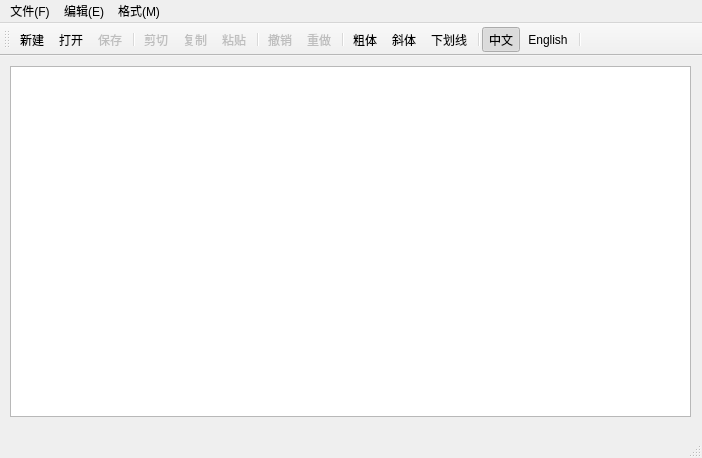
<?xml version="1.0" encoding="UTF-8"?>
<ui version="4.0">
 <class>MainWindow</class>
 <widget class="QMainWindow" name="MainWindow">
  <property name="geometry">
   <rect>
    <x>0</x>
    <y>0</y>
    <width>702</width>
    <height>458</height>
   </rect>
  </property>
  <property name="windowTitle">
   <string>MainWindow</string>
  </property>
  <widget class="QWidget" name="centralwidget">
   <widget class="QPlainTextEdit" name="plainTextEdit">
    <property name="geometry">
     <rect>
      <x>10</x>
      <y>10</y>
      <width>681</width>
      <height>351</height>
     </rect>
    </property>
   </widget>
  </widget>
  <widget class="QMenuBar" name="menubar">
   <property name="geometry">
    <rect>
     <x>0</x>
     <y>0</y>
     <width>702</width>
     <height>21</height>
    </rect>
   </property>
   <widget class="QMenu" name="menu">
    <property name="title">
     <string>文件(F)</string>
    </property>
    <addaction name="actFile_New"/>
    <addaction name="actFile_Open"/>
    <addaction name="actFile_Save"/>
    <addaction name="separator"/>
    <addaction name="actClose"/>
   </widget>
   <widget class="QMenu" name="menu_2">
    <property name="title">
     <string>编辑(E)</string>
    </property>
    <addaction name="actEdit_Cut"/>
    <addaction name="actEdit_Copy"/>
    <addaction name="actEdit_Paste"/>
    <addaction name="separator"/>
    <addaction name="actEdit_Undo"/>
    <addaction name="actEdit_Redo"/>
    <addaction name="separator"/>
    <addaction name="actEdit_SelectAll"/>
    <addaction name="actEdit_Clear"/>
   </widget>
   <widget class="QMenu" name="menu_3">
    <property name="title">
     <string>格式(M)</string>
    </property>
    <widget class="QMenu" name="menu_4">
     <property name="title">
      <string>界面语言</string>
     </property>
     <addaction name="actLang_CN"/>
     <addaction name="actLang_EN"/>
    </widget>
    <addaction name="actFont_Bold"/>
    <addaction name="actFont_Italic"/>
    <addaction name="actFont_UnderLine"/>
    <addaction name="separator"/>
    <addaction name="actSys_ToggleText"/>
    <addaction name="menu_4"/>
   </widget>
   <addaction name="menu"/>
   <addaction name="menu_2"/>
   <addaction name="menu_3"/>
  </widget>
  <widget class="QStatusBar" name="statusbar"/>
  <widget class="QToolBar" name="toolBar">
   <property name="font">
    <font>
     <pointsize>9</pointsize>
    </font>
   </property>
   <property name="windowTitle">
    <string>toolBar</string>
   </property>
   <property name="toolButtonStyle">
    <enum>Qt::ToolButtonStyle::ToolButtonTextUnderIcon</enum>
   </property>
   <attribute name="toolBarArea">
    <enum>TopToolBarArea</enum>
   </attribute>
   <attribute name="toolBarBreak">
    <bool>false</bool>
   </attribute>
   <addaction name="actFile_New"/>
   <addaction name="actFile_Open"/>
   <addaction name="actFile_Save"/>
   <addaction name="separator"/>
   <addaction name="actEdit_Cut"/>
   <addaction name="actEdit_Copy"/>
   <addaction name="actEdit_Paste"/>
   <addaction name="separator"/>
   <addaction name="actEdit_Undo"/>
   <addaction name="actEdit_Redo"/>
   <addaction name="separator"/>
   <addaction name="actFont_Bold"/>
   <addaction name="actFont_Italic"/>
   <addaction name="actFont_UnderLine"/>
   <addaction name="separator"/>
   <addaction name="actLang_CN"/>
   <addaction name="actLang_EN"/>
   <addaction name="separator"/>
  </widget>
  <action name="actEdit_Cut">
   <property name="enabled">
    <bool>false</bool>
   </property>
   <property name="icon">
    <iconset resource="res.qrc">
     <normaloff>:/icons/images/200.bmp</normaloff>:/icons/images/200.bmp</iconset>
   </property>
   <property name="text">
    <string>剪切</string>
   </property>
   <property name="toolTip">
    <string>剪切到粘贴板</string>
   </property>
   <property name="shortcut">
    <string>Ctrl+X</string>
   </property>
  </action>
  <action name="actEdit_Copy">
   <property name="enabled">
    <bool>false</bool>
   </property>
   <property name="icon">
    <iconset resource="res.qrc">
     <normaloff>:/icons/images/202.bmp</normaloff>:/icons/images/202.bmp</iconset>
   </property>
   <property name="text">
    <string>复制</string>
   </property>
   <property name="toolTip">
    <string>复制到粘贴板</string>
   </property>
   <property name="shortcut">
    <string>Ctrl+C</string>
   </property>
  </action>
  <action name="actEdit_Paste">
   <property name="enabled">
    <bool>false</bool>
   </property>
   <property name="icon">
    <iconset resource="res.qrc">
     <normaloff>:/icons/images/204.bmp</normaloff>:/icons/images/204.bmp</iconset>
   </property>
   <property name="text">
    <string>粘贴</string>
   </property>
   <property name="toolTip">
    <string>从粘贴板粘贴</string>
   </property>
   <property name="shortcut">
    <string>Ctrl+V</string>
   </property>
  </action>
  <action name="actFont_Bold">
   <property name="checkable">
    <bool>true</bool>
   </property>
   <property name="icon">
    <iconset resource="res.qrc">
     <normaloff>:/icons/images/500.bmp</normaloff>:/icons/images/500.bmp</iconset>
   </property>
   <property name="text">
    <string>粗体</string>
   </property>
   <property name="toolTip">
    <string>粗体</string>
   </property>
  </action>
  <action name="actFont_Italic">
   <property name="checkable">
    <bool>true</bool>
   </property>
   <property name="icon">
    <iconset resource="res.qrc">
     <normaloff>:/icons/images/502.bmp</normaloff>:/icons/images/502.bmp</iconset>
   </property>
   <property name="text">
    <string>斜体</string>
   </property>
   <property name="toolTip">
    <string>斜体</string>
   </property>
  </action>
  <action name="actFont_UnderLine">
   <property name="checkable">
    <bool>true</bool>
   </property>
   <property name="icon">
    <iconset resource="res.qrc">
     <normaloff>:/icons/images/504.bmp</normaloff>:/icons/images/504.bmp</iconset>
   </property>
   <property name="text">
    <string>下划线</string>
   </property>
   <property name="toolTip">
    <string>下划线</string>
   </property>
  </action>
  <action name="actClose">
   <property name="icon">
    <iconset resource="res.qrc">
     <normaloff>:/icons/images/132.bmp</normaloff>:/icons/images/132.bmp</iconset>
   </property>
   <property name="text">
    <string>关闭</string>
   </property>
   <property name="toolTip">
    <string>关闭本窗口</string>
   </property>
  </action>
  <action name="actEdit_Clear">
   <property name="icon">
    <iconset resource="res.qrc">
     <normaloff>:/icons/images/212.bmp</normaloff>:/icons/images/212.bmp</iconset>
   </property>
   <property name="text">
    <string>清空</string>
   </property>
   <property name="toolTip">
    <string>清空</string>
   </property>
  </action>
  <action name="actEdit_Undo">
   <property name="enabled">
    <bool>false</bool>
   </property>
   <property name="icon">
    <iconset resource="res.qrc">
     <normaloff>:/icons/images/206.bmp</normaloff>:/icons/images/206.bmp</iconset>
   </property>
   <property name="text">
    <string>撤销</string>
   </property>
   <property name="toolTip">
    <string>撤销上次编辑操作</string>
   </property>
   <property name="statusTip">
    <string>撤销上次编辑操作</string>
   </property>
   <property name="shortcut">
    <string>Ctrl+Z</string>
   </property>
  </action>
  <action name="actEdit_Redo">
   <property name="enabled">
    <bool>false</bool>
   </property>
   <property name="icon">
    <iconset resource="res.qrc">
     <normaloff>:/icons/images/208.bmp</normaloff>:/icons/images/208.bmp</iconset>
   </property>
   <property name="text">
    <string>重做</string>
   </property>
   <property name="toolTip">
    <string>重做上次操作</string>
   </property>
   <property name="statusTip">
    <string>重做上次操作</string>
   </property>
   <property name="shortcut">
    <string>Ctrl+Y</string>
   </property>
  </action>
  <action name="actEdit_SelectAll">
   <property name="text">
    <string>全选</string>
   </property>
   <property name="toolTip">
    <string>全选</string>
   </property>
   <property name="shortcut">
    <string>Ctrl+A</string>
   </property>
  </action>
  <action name="actFile_New">
   <property name="icon">
    <iconset resource="res.qrc">
     <normaloff>:/icons/images/100.bmp</normaloff>:/icons/images/100.bmp</iconset>
   </property>
   <property name="text">
    <string>新建</string>
   </property>
   <property name="toolTip">
    <string>新建文件</string>
   </property>
   <property name="statusTip">
    <string>新建一个文件</string>
   </property>
   <property name="shortcut">
    <string>Ctrl+N</string>
   </property>
  </action>
  <action name="actFile_Open">
   <property name="icon">
    <iconset resource="res.qrc">
     <normaloff>:/icons/images/122.bmp</normaloff>:/icons/images/122.bmp</iconset>
   </property>
   <property name="text">
    <string>打开...</string>
   </property>
   <property name="toolTip">
    <string>打开文件</string>
   </property>
   <property name="statusTip">
    <string>打开一个文件</string>
   </property>
   <property name="shortcut">
    <string>Ctrl+O</string>
   </property>
  </action>
  <action name="actFile_Save">
   <property name="enabled">
    <bool>false</bool>
   </property>
   <property name="icon">
    <iconset resource="res.qrc">
     <normaloff>:/icons/images/104.bmp</normaloff>:/icons/images/104.bmp</iconset>
   </property>
   <property name="text">
    <string>保存</string>
   </property>
   <property name="toolTip">
    <string>保存修改</string>
   </property>
   <property name="statusTip">
    <string>没有实际保存文件</string>
   </property>
   <property name="shortcut">
    <string>Ctrl+S</string>
   </property>
  </action>
  <action name="actLang_CN">
   <property name="checkable">
    <bool>true</bool>
   </property>
   <property name="checked">
    <bool>true</bool>
   </property>
   <property name="icon">
    <iconset resource="res.qrc">
     <normaloff>:/icons/images/CN.jpg</normaloff>:/icons/images/CN.jpg</iconset>
   </property>
   <property name="text">
    <string>中文</string>
   </property>
   <property name="toolTip">
    <string>中文界面</string>
   </property>
   <property name="statusTip">
    <string>切换使用汉语界面</string>
   </property>
  </action>
  <action name="actLang_EN">
   <property name="checkable">
    <bool>true</bool>
   </property>
   <property name="icon">
    <iconset resource="res.qrc">
     <normaloff>:/icons/images/timg2.jpg</normaloff>:/icons/images/timg2.jpg</iconset>
   </property>
   <property name="text">
    <string>English</string>
   </property>
   <property name="toolTip">
    <string>English Interface</string>
   </property>
   <property name="statusTip">
    <string>切换使用英语界面</string>
   </property>
  </action>
  <action name="actSys_ToggleText">
   <property name="checkable">
    <bool>true</bool>
   </property>
   <property name="checked">
    <bool>false</bool>
   </property>
   <property name="text">
    <string>显示按钮文字</string>
   </property>
   <property name="toolTip">
    <string>显示工具栏按钮文字</string>
   </property>
  </action>
 </widget>
 <resources>
  <include location="res.qrc"/>
 </resources>
 <connections>
  <connection>
   <sender>actClose</sender>
   <signal>triggered()</signal>
   <receiver>MainWindow</receiver>
   <slot>close()</slot>
   <hints>
    <hint type="sourcelabel">
     <x>-1</x>
     <y>-1</y>
    </hint>
    <hint type="destinationlabel">
     <x>293</x>
     <y>228</y>
    </hint>
   </hints>
  </connection>
  <connection>
   <sender>actEdit_Clear</sender>
   <signal>triggered()</signal>
   <receiver>plainTextEdit</receiver>
   <slot>clear()</slot>
   <hints>
    <hint type="sourcelabel">
     <x>-1</x>
     <y>-1</y>
    </hint>
    <hint type="destinationlabel">
     <x>350</x>
     <y>259</y>
    </hint>
   </hints>
  </connection>
  <connection>
   <sender>actEdit_Copy</sender>
   <signal>triggered()</signal>
   <receiver>plainTextEdit</receiver>
   <slot>copy()</slot>
   <hints>
    <hint type="sourcelabel">
     <x>-1</x>
     <y>-1</y>
    </hint>
    <hint type="destinationlabel">
     <x>350</x>
     <y>259</y>
    </hint>
   </hints>
  </connection>
  <connection>
   <sender>actEdit_Paste</sender>
   <signal>triggered()</signal>
   <receiver>plainTextEdit</receiver>
   <slot>paste()</slot>
   <hints>
    <hint type="sourcelabel">
     <x>-1</x>
     <y>-1</y>
    </hint>
    <hint type="destinationlabel">
     <x>350</x>
     <y>259</y>
    </hint>
   </hints>
  </connection>
  <connection>
   <sender>actEdit_Cut</sender>
   <signal>triggered()</signal>
   <receiver>plainTextEdit</receiver>
   <slot>cut()</slot>
   <hints>
    <hint type="sourcelabel">
     <x>-1</x>
     <y>-1</y>
    </hint>
    <hint type="destinationlabel">
     <x>350</x>
     <y>259</y>
    </hint>
   </hints>
  </connection>
  <connection>
   <sender>actEdit_Redo</sender>
   <signal>triggered()</signal>
   <receiver>plainTextEdit</receiver>
   <slot>redo()</slot>
   <hints>
    <hint type="sourcelabel">
     <x>-1</x>
     <y>-1</y>
    </hint>
    <hint type="destinationlabel">
     <x>350</x>
     <y>259</y>
    </hint>
   </hints>
  </connection>
  <connection>
   <sender>actEdit_Undo</sender>
   <signal>triggered()</signal>
   <receiver>plainTextEdit</receiver>
   <slot>undo()</slot>
   <hints>
    <hint type="sourcelabel">
     <x>-1</x>
     <y>-1</y>
    </hint>
    <hint type="destinationlabel">
     <x>350</x>
     <y>259</y>
    </hint>
   </hints>
  </connection>
  <connection>
   <sender>actEdit_SelectAll</sender>
   <signal>triggered()</signal>
   <receiver>plainTextEdit</receiver>
   <slot>selectAll()</slot>
   <hints>
    <hint type="sourcelabel">
     <x>-1</x>
     <y>-1</y>
    </hint>
    <hint type="destinationlabel">
     <x>350</x>
     <y>259</y>
    </hint>
   </hints>
  </connection>
  <connection>
   <sender>plainTextEdit</sender>
   <signal>redoAvailable(bool)</signal>
   <receiver>actEdit_Redo</receiver>
   <slot>setEnabled(bool)</slot>
   <hints>
    <hint type="sourcelabel">
     <x>350</x>
     <y>259</y>
    </hint>
    <hint type="destinationlabel">
     <x>-1</x>
     <y>-1</y>
    </hint>
   </hints>
  </connection>
  <connection>
   <sender>plainTextEdit</sender>
   <signal>undoAvailable(bool)</signal>
   <receiver>actEdit_Undo</receiver>
   <slot>setEnabled(bool)</slot>
   <hints>
    <hint type="sourcelabel">
     <x>350</x>
     <y>259</y>
    </hint>
    <hint type="destinationlabel">
     <x>-1</x>
     <y>-1</y>
    </hint>
   </hints>
  </connection>
  <connection>
   <sender>plainTextEdit</sender>
   <signal>modificationChanged(bool)</signal>
   <receiver>actFile_Save</receiver>
   <slot>setEnabled(bool)</slot>
   <hints>
    <hint type="sourcelabel">
     <x>350</x>
     <y>259</y>
    </hint>
    <hint type="destinationlabel">
     <x>-1</x>
     <y>-1</y>
    </hint>
   </hints>
  </connection>
 </connections>
</ui>
